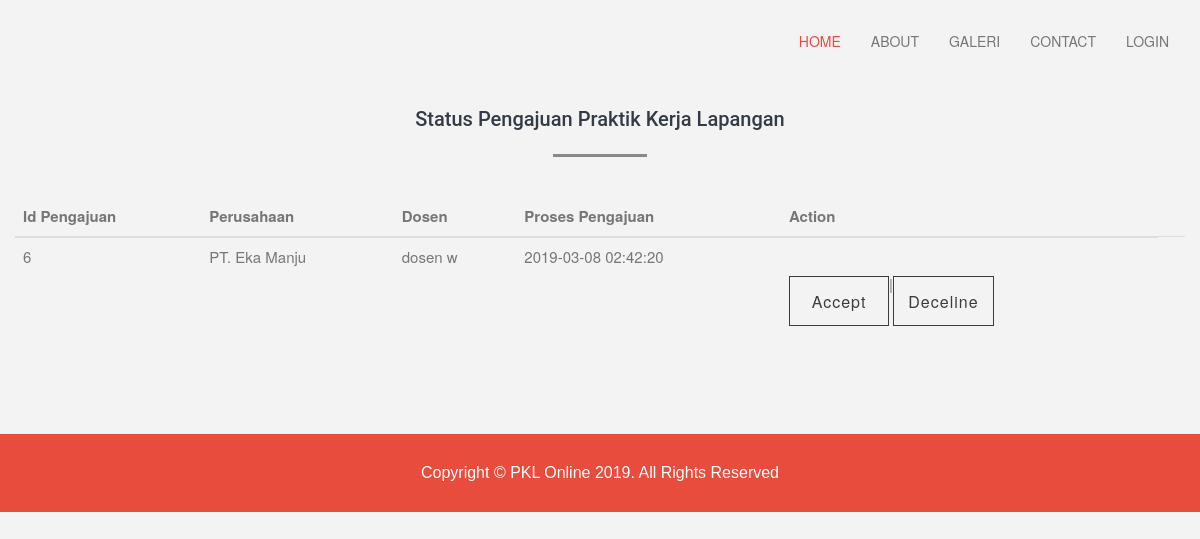
The app's page /a_verifikasi.php, older data.
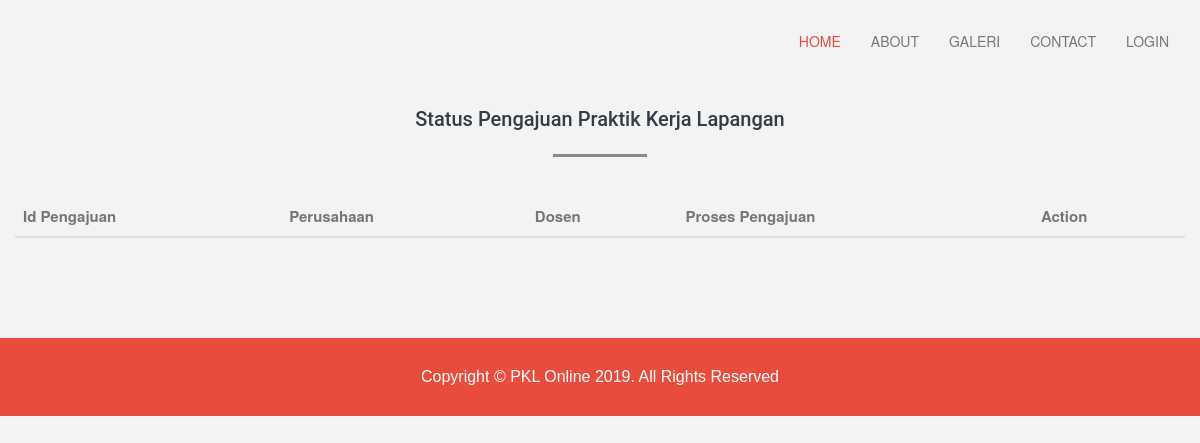
The same page, newer data.
### tables this page shows
CREATE TABLE `pengajuanpkl` (
  `id` int(11) NOT NULL,
  `npm` char(11) DEFAULT NULL,
  `perusahaan` char(25) DEFAULT NULL,
  `admin` char(25) DEFAULT NULL,
  `dosen` char(25) DEFAULT NULL,
  `status` int(11) DEFAULT NULL,
  `tglpengajuan` timestamp NULL DEFAULT NULL,
  `tglaccadmin` timestamp NULL DEFAULT NULL,
  `tglaccdosen` timestamp NULL DEFAULT NULL,
  `tglaccperusahaan` timestamp NULL DEFAULT NULL,
  `pnama` char(25) NOT NULL,
  `dnama` char(25) NOT NULL,
  `anama` char(25) NOT NULL
);

### a_verifikasi.php (the view, shortened to what this page needs)
<?php include'config.php'; ?>
<!DOCTYPE html>
<html>
<?php include 'head.php';?>
<body>
<?php include 'navbar.php';?>
<section id="contacts" class="team">
		<div class="container">
			<div class="row">
				<div class="head_title text-center wow zoomIn" data-wow-duration="0.5s">
					<h2>Status Pengajuan Praktik Kerja Lapangan</h2>
					<div class="separetor"></div>
				</div><br>
				<div>
				<table class="table left">
					<thead>
						<tr>
							<th>Id Pengajuan</th>
							<th>Perusahaan</th>
							<th>Dosen</th>
							<th>Proses Pengajuan</th>
							<th>Action</th>
						</tr>
					</thead>
						<tbody>
							<?php
							$result = mysqli_query($mysqli, "SELECT * FROM pengajuanpkl WHERE status='1' ORDER BY id ASC ");
							while($row = mysqli_fetch_array($result)) {
							echo '
								<tr>
								<form method="POST">
								<td>'.$row['id'].'</td>
								<td>'.$row['perusahaan'].'</td>
								<td>'.$row['dosen'].'</td>
								<td>'.$row['tglpengajuan'].'</td>
								<input type="hidden" name="id_list" readonly value="'.$row["id"].'">
                            	<td><input type="Submit" class="btn btn-link" value="Accept " name="accept">|<input type="Submit" class="btn btn-link" value=" Deceline" name="deceline"></td>
								<td></td>
								</form>
								</tr>';
								}
							?>
						</tbody>
					</table>
				</div>
			</div>
		</div>
</section>
<?php include 'script.php';?>
</body>
</html>

Row changes from the older to the newer data that the page shows:
removed pengajuanpkl: id "6", perusahaan "PT. Eka Manju", dosen "dosen w", tglpengajuan "2019-03-08 02:42:20"
